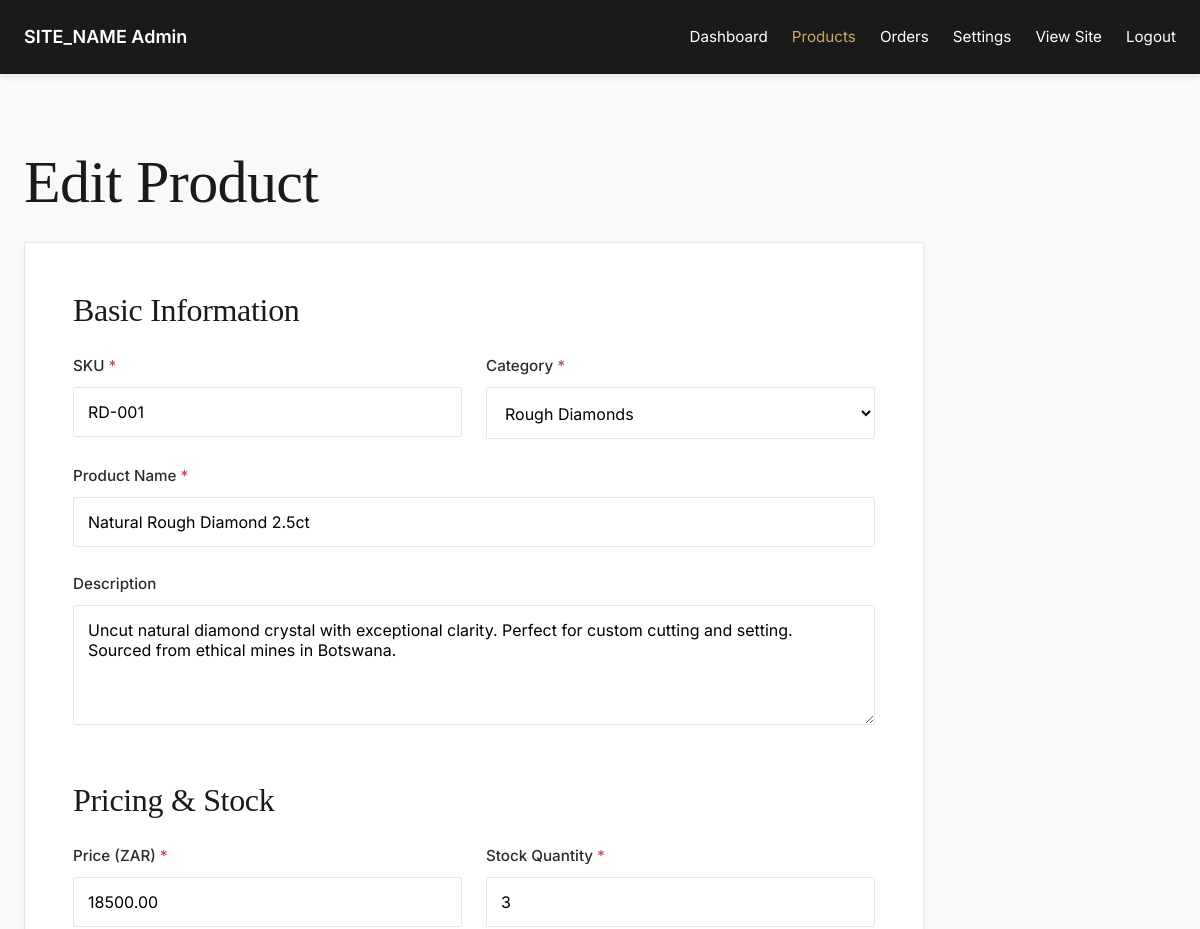
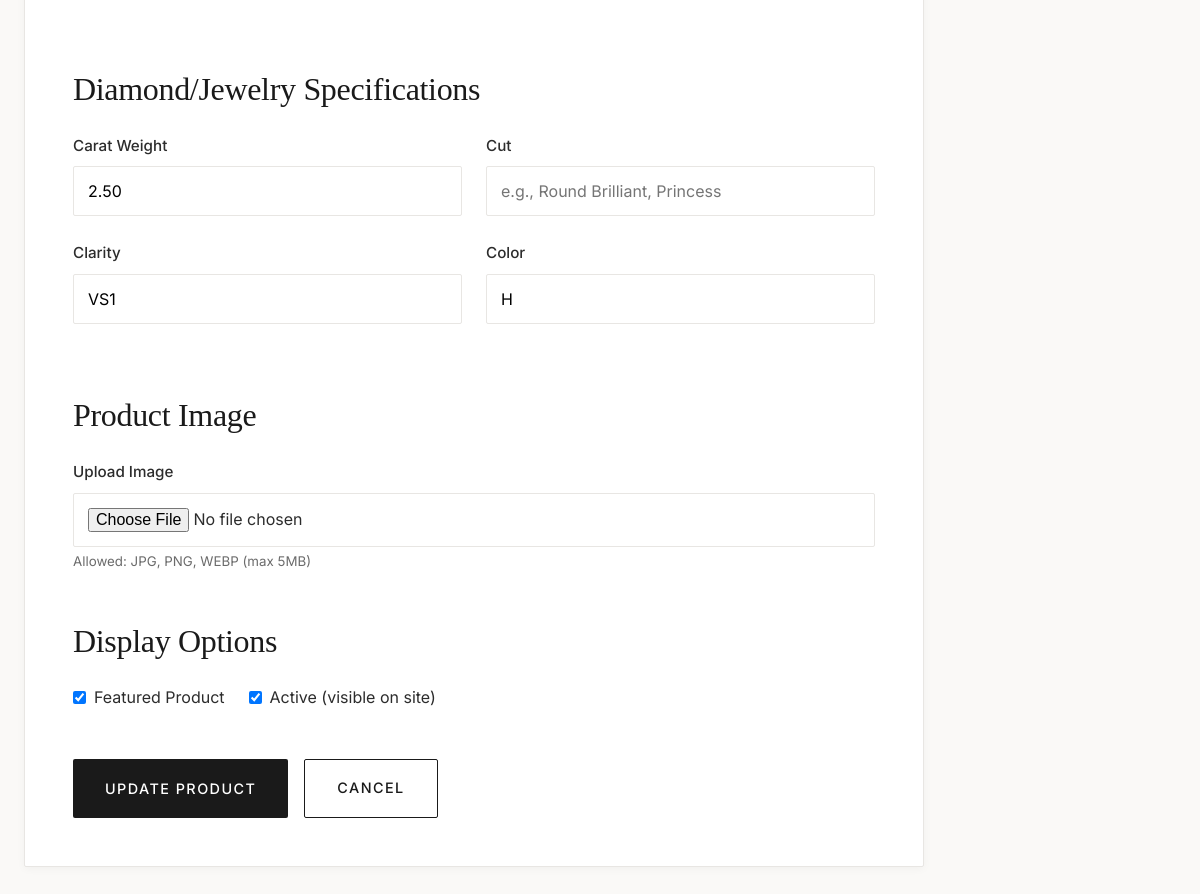
Screenshot of /admin/product-edit.php?id=1 (signed in) with the database file from the repository (2 pictures, top to bottom).
### tables this page shows
CREATE TABLE IF NOT EXISTS `products` (
  `id` int(11) NOT NULL AUTO_INCREMENT,
  `sku` varchar(50) NOT NULL,
  `name` varchar(255) NOT NULL,
  `slug` varchar(255) NOT NULL,
  `category` enum('rough_diamonds','polished_diamonds','jewelry') NOT NULL,
  `description` text,
  `price` decimal(10,2) NOT NULL,
  `carat_weight` decimal(8,2) DEFAULT NULL,
  `cut` varchar(50) DEFAULT NULL,
  `clarity` varchar(50) DEFAULT NULL,
  `color` varchar(50) DEFAULT NULL,
  `stock_quantity` int(11) NOT NULL DEFAULT 0,
  `image_main` varchar(255) DEFAULT NULL,
  `image_gallery` text DEFAULT NULL COMMENT 'JSON array of additional images',
  `is_featured` tinyint(1) NOT NULL DEFAULT 0,
  `is_active` tinyint(1) NOT NULL DEFAULT 1,
  `created_at` timestamp NOT NULL DEFAULT CURRENT_TIMESTAMP,
  `updated_at` timestamp NOT NULL DEFAULT CURRENT_TIMESTAMP ON UPDATE CURRENT_TIMESTAMP,
  PRIMARY KEY (`id`),
  UNIQUE KEY `sku` (`sku`),
  UNIQUE KEY `slug` (`slug`),
  KEY `category` (`category`),
  KEY `is_featured` (`is_featured`),
  KEY `is_active` (`is_active`)
);

### includes/db.php (called while the page is built, shortened)
<?php
class Database {
    private static $instance = null;
    private $pdo;
    private function __construct() {
        try {
            $dsn = "mysql:host=" . DB_HOST . ";dbname=" . DB_NAME . ";charset=utf8mb4";
            $options = [
                PDO::ATTR_ERRMODE => PDO::ERRMODE_EXCEPTION,
                PDO::ATTR_DEFAULT_FETCH_MODE => PDO::FETCH_ASSOC,
                PDO::ATTR_EMULATE_PREPARES => false,
            ];
            $this->pdo = new PDO($dsn, DB_USER, DB_PASS, $options);
        } catch (PDOException $e) {
            error_log("Database Connection Error: " . $e->getMessage());
            die("Database connection failed. Please check your configuration.");
        }
    }
    public static function getInstance() {
        if (self::$instance === null) {
            self::$instance = new self();
        }
        return self::$instance;
    }
    public function query($sql, $params = []) {
        try {
            $stmt = $this->pdo->prepare($sql);
            $stmt->execute($params);
            return $stmt;
        } catch (PDOException $e) {
            error_log("Database Query Error: " . $e->getMessage());
            throw $e;
        }
    }
    public function fetchOne($sql, $params = []) {
        $stmt = $this->query($sql, $params);
        return $stmt->fetch();
    }
}
function db() {
    return Database::getInstance();
}

### includes/helpers.php (called while the page is built, shortened)
<?php
function e($string) {
    return htmlspecialchars($string ?? '', ENT_QUOTES, 'UTF-8');
}

### admin/product-edit.php (the view, shortened to what this page needs)
<?php
require_once __DIR__ . '/../includes/db.php';
require_once __DIR__ . '/../includes/helpers.php';
$productId = $_GET['id'] ?? null;
$product = null;
if ($productId) {
    $product = db()->fetchOne("SELECT * FROM products WHERE id = ?", [(int)$productId]);
}
$pageTitle = $productId ? 'Edit Product' : 'Add New Product';
require_once __DIR__ . '/header.php';
?>
<h1><?= $pageTitle ?></h1>
<div class="admin-card" style="max-width: 900px;">
    <form method="POST" enctype="multipart/form-data">
        <h3>Basic Information</h3>
        <div class="form-row">
            <div class="form-group">
                <label class="form-label required">SKU</label>
                <input type="text" name="sku" class="form-input"
                       value="<?= e($product['sku'] ?? $_POST['sku'] ?? '') ?>" required>
            </div>
            <div class="form-group">
                <label class="form-label required">Category</label>
                <select name="category" class="form-select" required>
                    <option value="rough_diamonds" <?= ($product['category'] ?? $_POST['category'] ?? '') === 'rough_diamonds' ? 'selected' : '' ?>>
                        Rough Diamonds
                    </option>
                </select>
            </div>
        </div>
        <div class="form-group">
            <label class="form-label required">Product Name</label>
            <input type="text" name="name" class="form-input"
                   value="<?= e($product['name'] ?? $_POST['name'] ?? '') ?>" required>
        </div>
        <div class="form-group">
            <label class="form-label">Description</label>
            <textarea name="description" class="form-textarea"><?= e($product['description'] ?? $_POST['description'] ?? '') ?></textarea>
        </div>
        <h3 style="margin-top: var(--spacing-lg);">Pricing & Stock</h3>
        <div class="form-row">
            <div class="form-group">
                <label class="form-label required">Price (ZAR)</label>
                <input type="number" name="price" class="form-input" step="0.01" min="0"
                       value="<?= e($product['price'] ?? $_POST['price'] ?? '') ?>" required>
            </div>
            <div class="form-group">
                <label class="form-label required">Stock Quantity</label>
                <input type="number" name="stock_quantity" class="form-input" min="0"
                       value="<?= e($product['stock_quantity'] ?? $_POST['stock_quantity'] ?? '0') ?>" required>
            </div>
        </div>
        <h3 style="margin-top: var(--spacing-lg);">Diamond/Jewelry Specifications</h3>
        <div class="form-row">
            <div class="form-group">
                <label class="form-label">Carat Weight</label>
                <input type="number" name="carat_weight" class="form-input" step="0.01" min="0"
                       value="<?= e($product['carat_weight'] ?? $_POST['carat_weight'] ?? '') ?>">
            </div>
            <div class="form-group">
                <label class="form-label">Cut</label>
                <input type="text" name="cut" class="form-input"
                       value="<?= e($product['cut'] ?? $_POST['cut'] ?? '') ?>"
                       placeholder="e.g., Round Brilliant, Princess">
            </div>
        </div>
        <div class="form-row">
            <div class="form-group">
                <label class="form-label">Clarity</label>
                <input type="text" name="clarity" class="form-input"
                       value="<?= e($product['clarity'] ?? $_POST['clarity'] ?? '') ?>"
                       placeholder="e.g., VVS1, VS2, IF">
            </div>
            <div class="form-group">
                <label class="form-label">Color</label>
                <input type="text" name="color" class="form-input"
                       value="<?= e($product['color'] ?? $_POST['color'] ?? '') ?>"
                       placeholder="e.g., D, E, F">
            </div>
        </div>
        <h3 style="margin-top: var(--spacing-lg);">Product Image</h3>
        <div class="form-group">
            <label class="form-label">Upload Image</label>
            <input type="file" name="image" class="form-input" accept="image/jpeg,image/png,image/webp">
            <small style="color: var(--color-text-light);">Allowed: JPG, PNG, WEBP (max 5MB)</small>
        </div>
        <h3 style="margin-top: var(--spacing-lg);">Display Options</h3>
        <div style="display: flex; gap: var(--spacing-md); margin-bottom: var(--spacing-md);">
            <label style="display: flex; align-items: center; gap: 0.5rem; cursor: pointer;">
                <input type="checkbox" name="is_featured" value="1"
                       <?= ($product['is_featured'] ?? $_POST['is_featured'] ?? 0) ? 'checked' : '' ?>>
                <span>Featured Product</span>
            </label>
            <label style="display: flex; align-items: center; gap: 0.5rem; cursor: pointer;">
                <input type="checkbox" name="is_active" value="1"
                       <?= isset($product) ? ($product['is_active'] ? 'checked' : '') : 'checked' ?>>
                <span>Active (visible on site)</span>
            </label>
        </div>
        <div style="display: flex; gap: var(--spacing-sm); margin-top: var(--spacing-lg);">
            <button type="submit" name="save_product" class="btn btn-primary">
                <?= $productId ? 'Update Product' : 'Create Product' ?>
            </button>
            <a href="<?= BASE_URL ?>/admin/products.php" class="btn btn-outline">Cancel</a>
        </div>
    </form>
</div>
<?php require_once __DIR__ . '/footer.php'; ?>

### assets/css/style.css (style rules this page uses)
:root { --color-primary: #1a1a1a; --color-secondary: #2d2d2d; --color-accent: #c9a961; --color-accent-hover: #b89650; --color-text: #2c2c2c; --color-text-light: #6b6b6b; --color-bg: #faf9f7; --color-bg-alt: #f5f3f0; --color-bg-white: #ffffff; --color-border: #e8e6e3; --color-success: #5a7f5e; --color-error: #c84b4b; --color-warning: #d4a656; --font-display: 'Cormorant', serif; --font-body: 'Inter', system-ui, -apple-system, sans-serif; --spacing-xs: 0.5rem; --spacing-sm: 1rem; --spacing-md: 1.5rem; --spacing-lg: 3rem; --spacing-xl: 4.5rem; --spacing-2xl: 6rem; --shadow-sm: 0 2px 8px rgba(0, 0, 0, 0.04); --shadow-md: 0 4px 16px rgba(0, 0, 0, 0.06); --shadow-lg: 0 8px 32px rgba(0, 0, 0, 0.08); --transition-fast: 150ms cubic-bezier(0.4, 0, 0.2, 1); --transition-base: 250ms cubic-bezier(0.4, 0, 0.2, 1); --transition-slow: 350ms cubic-bezier(0.4, 0, 0.2, 1); --border-radius: 2px; }
* { margin: 0; padding: 0; box-sizing: border-box; }
body { font-family: var(--font-body); font-size: 16px; line-height: 1.7; color: var(--color-text); background: var(--color-bg); -webkit-font-smoothing: antialiased; -moz-osx-font-smoothing: grayscale; }
a { color: var(--color-text); text-decoration: none; transition: color var(--transition-base); }
h1, h2, h3, h4, h5, h6 { font-family: var(--font-display); font-weight: 400; line-height: 1.2; margin-bottom: var(--spacing-md); color: var(--color-primary); letter-spacing: -0.01em; }
h1 { font-size: clamp(2.5rem, 5vw, 4rem); font-weight: 300; }
h3 { font-size: clamp(1.5rem, 3vw, 2rem); }
.btn { display: inline-block; padding: 1rem 2rem; font-family: var(--font-body); font-size: 0.9rem; font-weight: 500; text-align: center; text-transform: uppercase; letter-spacing: 0.1em; border: none; border-radius: var(--border-radius); cursor: pointer; transition: all var(--transition-base); text-decoration: none; }
.btn-primary { background: var(--color-primary); color: white; }
.btn-outline { background: transparent; border: 1.5px solid var(--color-primary); color: var(--color-primary); }
.form-group { margin-bottom: var(--spacing-md); }
.form-label { display: block; margin-bottom: 0.5rem; font-weight: 500; font-size: 0.95rem; color: var(--color-text); }
.form-label.required::after { content: '*'; color: var(--color-error); margin-left: 4px; }
.form-input, .form-select, .form-textarea { width: 100%; padding: 0.875rem; border: 1.5px solid var(--color-border); border-radius: var(--border-radius); font-family: var(--font-body); font-size: 1rem; background: var(--color-bg-white); transition: all var(--transition-base); }
.form-textarea { resize: vertical; min-height: 120px; }
.form-row { display: grid; grid-template-columns: 1fr 1fr; gap: var(--spacing-md); }
.admin-card { background: var(--color-bg-white); border: 1px solid var(--color-border); border-radius: var(--border-radius); padding: var(--spacing-lg); margin-bottom: var(--spacing-md); box-shadow: var(--shadow-sm); }

### rows the page displays
products: sku "RD-001", category "Rough Diamonds", name "Natural Rough Diamond 2.5ct", description "Uncut natural diamond crystal with exceptional clarity. Perfect for custom cutting and setting. Sourced from ethical mines in Botswana.", price "18500.00", stock_quantity "3", carat_weight "2.50", clarity "VS1", color "H", is_featured "☑", is_active "☑"

### other values shown
SITE_NAME "SITE_NAME"
$pageTitle "Edit Product"
